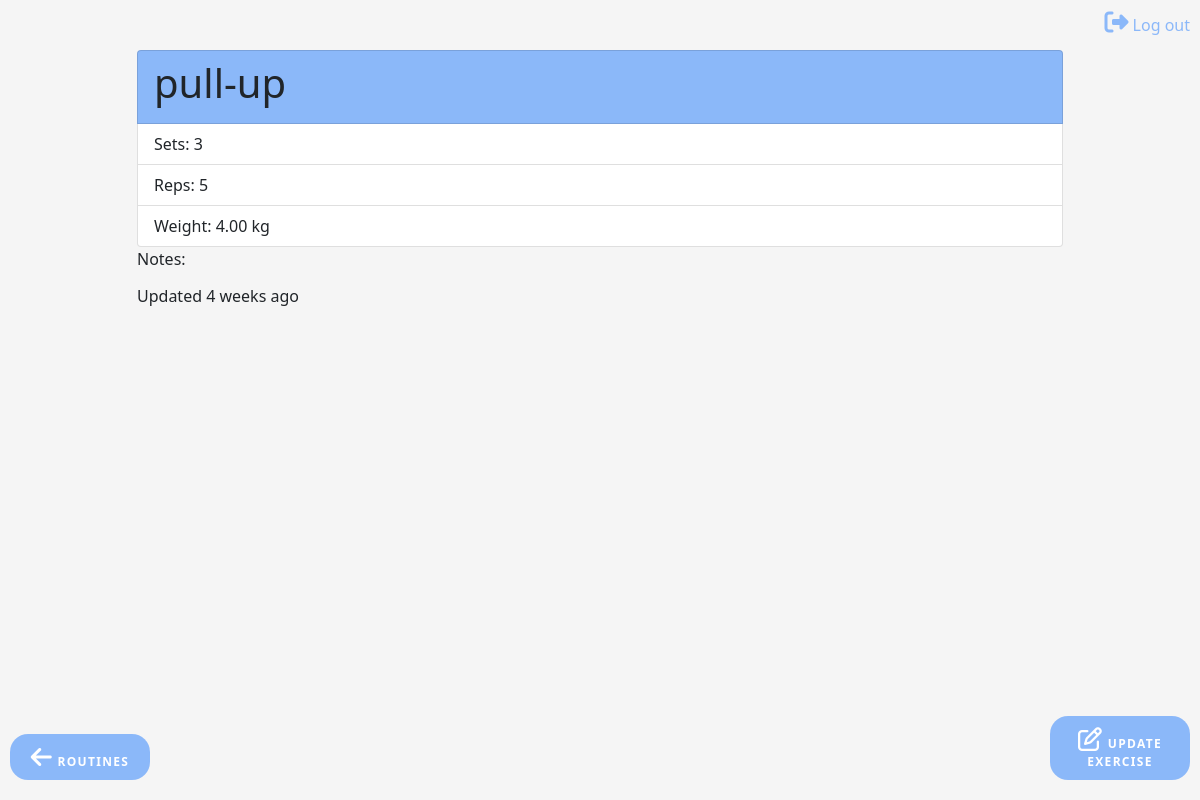
Page /sessions/exercise/1/detail/ (signed in) on the earlier database version.
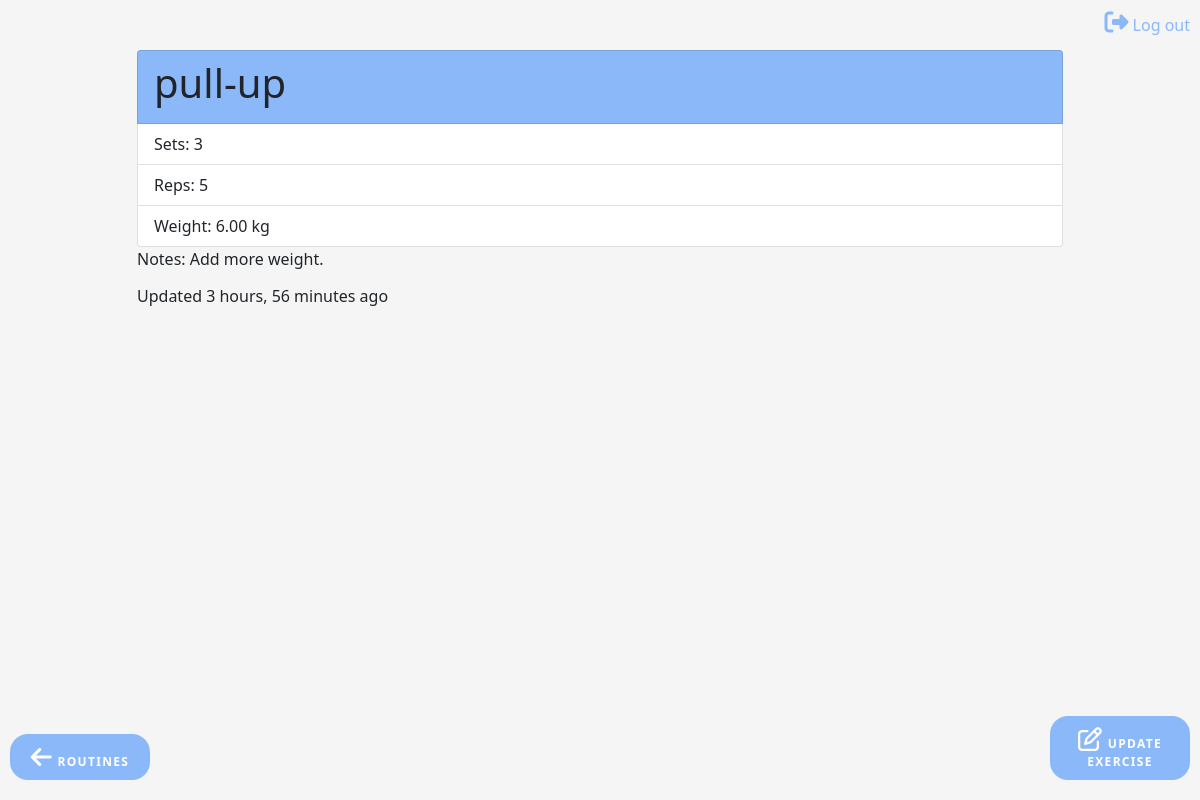
Same page on the later database version.
### sessions/models.py (models this page shows, shortened)
class Exercise(CloneMixin, models.Model):
    name = models.CharField(
        max_length=200,
        validators=[MinLengthValidator(2, "Name must be greater than 2 characters")]
    )
    sets = models.PositiveSmallIntegerField(default=1)
    repetitions = models.PositiveSmallIntegerField(default=1)
    weight = models.DecimalField(default=0, max_digits=5, decimal_places=2)
    notes = models.TextField(blank=True)
    created_at = models.DateTimeField(auto_now_add=True)
    updated_at = models.DateTimeField(auto_now=True)

### sessions/views.py (the view)
# urls.py: path('exercise/<int:pk>/detail/', ExerciseDetail.as_view(), name='exercise_detail'),
class ExerciseDetail(LoginRequiredMixin,DetailView):
    model = Exercise

### sessions/templates/sesh/exercise_detail.html (shortened to what this page needs)
{% extends "layout.html" %}
{% load static%}
{% block content %}
<ul class="list-group">
    <div class="list-group-item title"><h1>{{ exercise.name }}</h1></div>
    <li class="list-group-item list-group-item-action flex-column align-items-start">Sets: {{ exercise.sets }}</li>
    <li class="list-group-item list-group-item-action flex-column align-items-start">Reps: {{ exercise.repetitions }}</li>
    <li class="list-group-item list-group-item-action flex-column align-items-start">Weight: {{ exercise.weight }} kg</li>
</ul>
<p>Notes: {{ exercise.notes }}</p>
<h6>Updated {{ exercise.updated_at|timesince }} ago</h6>
<a class="my_button bottom-right" href="{% url 'sessions:exercise_update' exercise.id %}">
    <i class="far fa-edit" title="Update"></i>
    <span class="icon-text">Update exercise</span>
</a>
<a class="my_button bottom-left"  id="back_exercise_list" href="{% url 'sessions:routine_list' %}">
    <i class="fas fa-arrow-left" title="home"></i>
    <span class="icon-text">Routines</span>
</a>
{% endblock content %}

### home/templates/layout.html (shortened to what this page needs)
{% extends "base.html" %}
{% block base_content %}
{% load static %}
{% if user.is_authenticated %}
    <a id="logout" href="{% url 'logout' %}">
        <i class="fas fa-sign-out-alt" title="Logout"></i>
        <span class="icon-text">Log out</span>
    </a>
{% endif %}
<div class="container">
    <div class="row justify-content-center">
        <div class="col-10">
            <div>{% block content %}{% endblock content %}</div>
        </div>
    </div>
</div>
{% endblock base_content %}

### home/templates/base.html (shortened to what this page needs)
<!DOCTYPE html>
<html lang="en">
<head>
{% load static %}
<link href="https://cdn.jsdelivr.net/npm/bootstrap@5.1.3/dist/css/bootstrap.min.css" rel="stylesheet">
<link rel="stylesheet" href="{% static 'sessions/css/styles.css' %}">
</head>
<body>
  <div>{% block base_content %}{% endblock %}</div>
</body>
</html>

### sessions/static/sessions/css/styles.css (style rules this page uses)
body { background-color: whitesmoke; }
.my_button { z-index: 1000; -webkit-backface-visibility: none; background-color: #0069ff6e; border-radius: 18px; color: #fff; font-size: 12px; font-weight: 600; letter-spacing: 1.3px; opacity: 1; padding: 11px 0 9px; text-align: center; text-decoration: none; text-transform: uppercase; -webkit-transition: background .2s ease; transition: background .2s ease; width: 140px; margin-bottom: 10px; }
.bottom-right { position: fixed; right: 10px; bottom: 0; margin-bottom: 20px; }
.bottom-left { position: fixed; left: 10px; bottom: 0; margin-bottom: 20px; }
.container { padding-top: 50px; }
#logout { color: #0069ff6e; display: inline; position: absolute; text-align: center; text-decoration: none; padding: 10px; right: 0; top: 0; }
.title { background-color: #0069ff6e; }
.far, .fas { font-size: x-large; }

Differences in the rows shown:
changed Exercise "pull-up": weight "4.00" → "6.00"; notes (not shown) → "Add more weight."; updated_at "4 weeks" → "3 hours, 56 minutes"
